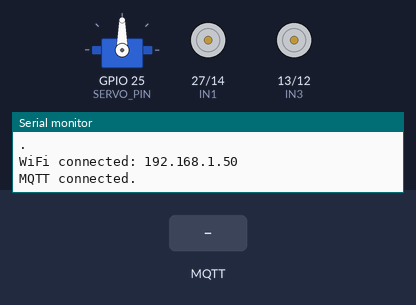
Bench run of a program on a simulated ESP32. On the bench: servo, motor-driver pin pairs drawn as motors (green arrow = first pin HIGH = forward, orange = second pin HIGH = backward, longer = more drive, scaled by the enable pin), the last lines printed to the serial monitor. Inputs (shaded band) come from the test bench. WiFi joins after 1.5 s; servers stay silent unless stated; no MQTT or app messages arrive unless stated.

Above: at 2.7 s.
2.8 s: MQTT message "MOVE" arrives on the first subscribed topic
At 3.2 s:
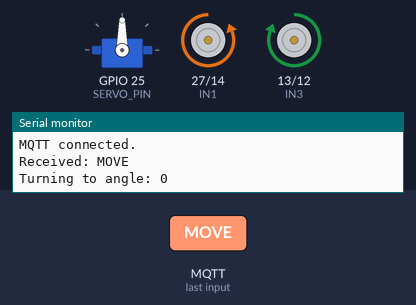
4.8 s: MQTT message "5" arrives on the first subscribed topic
Timing chart, 0 to 7.8 s (numbered marks = the images above; inputs shaded):
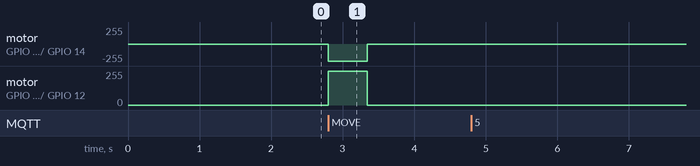

The program:

main.cpp
```cpp
#include <Arduino.h>
#include <WiFi.h>
#include <PubSubClient.h>
#include <Wire.h>
#include <ESP32Servo.h>
#include "MPU6050.h"

#define BOT_ID "C"
const char* ssid = "Heckers-dad";
const char* password = "hjahify1";
const char* mqtt_server = "192.168.161.246";

WiFiClient espClient;
PubSubClient client(espClient);
Servo scanner;
MPU6050 mpu;

#define ENA 5
#define IN1 27
#define IN2 14
#define IN3 13
#define IN4 12
#define ENB 4
#define SERVO_PIN 25
#define TRIG_PIN 33
#define ECHO_PIN 26

bool busy = false;

void mqttLog(const String& msg) {
  Serial.println(msg);
  client.publish("/bot/" BOT_ID "/logs", msg.c_str());
}

void setup_wifi() {
  WiFi.begin(ssid, password);
  mqttLog("Connecting to WiFi...");
  while (WiFi.status() != WL_CONNECTED) {
    delay(500);
    mqttLog(".");
  }
  mqttLog("WiFi connected: " + WiFi.localIP().toString());
}

void reconnect() {
  while (!client.connected()) {
    String clientId = "ESP32Client_" BOT_ID;
    if (client.connect(clientId.c_str())) {
      mqttLog("MQTT connected.");
      client.subscribe("/bot/" BOT_ID);
    } else {
      mqttLog("MQTT failed: " + String(client.state()));
      delay(2000);
    }
  }
}

void setup_motors() {
  pinMode(ENA, OUTPUT); pinMode(IN1, OUTPUT); pinMode(IN2, OUTPUT);
  pinMode(ENB, OUTPUT); pinMode(IN3, OUTPUT); pinMode(IN4, OUTPUT);
}

void moveForward() {
  analogWrite(ENA, 150); analogWrite(ENB, 150);
  digitalWrite(IN1, LOW); digitalWrite(IN2, HIGH);
  digitalWrite(IN3, LOW); digitalWrite(IN4, HIGH);
}

void stopMotors() {
  analogWrite(ENA, 0); analogWrite(ENB, 0);
  digitalWrite(IN1, LOW); digitalWrite(IN2, LOW);
  digitalWrite(IN3, LOW); digitalWrite(IN4, LOW);
}

void turnRight() {
  analogWrite(ENA, 255); analogWrite(ENB, 255);
  digitalWrite(IN1, LOW); digitalWrite(IN2, HIGH);
  digitalWrite(IN3, HIGH); digitalWrite(IN4, LOW);
}

void turnLeft() {
  analogWrite(ENA, 255); analogWrite(ENB, 255);
  digitalWrite(IN1, HIGH); digitalWrite(IN2, LOW);
  digitalWrite(IN3, LOW); digitalWrite(IN4, HIGH);
}

long readDistanceCM() {
  long total = 0;
  int valid = 0;
  for (int i = 0; i < 5; i++) {
    digitalWrite(TRIG_PIN, LOW); delayMicroseconds(2);
    digitalWrite(TRIG_PIN, HIGH); delayMicroseconds(10);
    digitalWrite(TRIG_PIN, LOW);
    long duration = pulseIn(ECHO_PIN, HIGH, 20000);
    long cm = duration * 0.034 / 2;
    if (cm > 2 && cm < 300) {
      total += cm;
      valid++;
    }
    delay(10);
  }
  return (valid > 0) ? total / valid : 999;
}

void turnToAngle(int targetAngle) {
  mqttLog("Turning to angle: " + String(targetAngle));
  int diff = targetAngle - 90;
  if (abs(diff) < 5) {
    mqttLog("No turn needed.");
    return;
  }
  if (diff < 0) {
    turnRight(); delay(abs(diff) * 6);
  } else {
    turnLeft(); delay(diff * 6);
  }
  stopMotors();
  mqttLog("Turn complete.");
}

void travelScanDistance(int totalCM) {
  mqttLog("Target distance: " + String(totalCM) + " cm");
  const float step = 18.25;
  int steps = round(totalCM / step);

  for (int i = 0; i < steps; i++) {
    mqttLog("Step " + String(i + 1) + " of " + String(steps));

    long dist = readDistanceCM();
    mqttLog("Distance: " + String(dist) + " cm");

    if (dist <= 5) {
      stopMotors();
      mqttLog("Obstacle very close (" + String(dist) + " cm). Reversing.");
      // reverse a little
      digitalWrite(IN1, HIGH); digitalWrite(IN2, LOW);
      digitalWrite(IN3, HIGH); digitalWrite(IN4, LOW);
      analogWrite(ENA, 100); analogWrite(ENB, 100);
      delay(300);
      stopMotors();
      delay(300);
      continue;
    }

    if (dist <= 15) {
      mqttLog("Obstacle detected. Waiting...");
      stopMotors();
      while (readDistanceCM() <= 15) {
        mqttLog("Still blocked: " + String(readDistanceCM()) + " cm");
        delay(300);
        client.loop(); yield();
      }
      mqttLog("Path clear. Resuming.");
    }

    // Move one burst
    moveForward();
    delay(250);
    stopMotors();
    delay(150);
    client.loop(); yield();
  }

  mqttLog("Movement complete.");
}

void handleCommand(String msg) {
  if (busy) {
    mqttLog("ERROR: Bot C is busy and cannot accept new commands.");
    return;
  }

  if (msg.startsWith("MOVE")) {
    busy = true;
    int s1 = msg.indexOf(' ');
    int s2 = msg.indexOf(' ', s1 + 1);
    int angle = msg.substring(s1 + 1, s2).toInt();
    int dist = msg.substring(s2 + 1).toInt();
    turnToAngle(angle);
    travelScanDistance(dist);
    busy = false;
  }
}

void callback(char* topic, byte* payload, unsigned int length) {
  String msg;
  for (unsigned int i = 0; i < length; i++) msg += (char)payload[i];
  msg.trim();
  mqttLog("Received: " + msg);
  handleCommand(msg);
}

void setup() {
  Serial.begin(115200);
  setup_wifi();
  client.setServer(mqtt_server, 1883);
  client.setCallback(callback);
  setup_motors();
  pinMode(TRIG_PIN, OUTPUT); pinMode(ECHO_PIN, INPUT);
  Wire.begin(21, 22);
  mpu.initialize();
  scanner.attach(SERVO_PIN);
  scanner.write(90);
}

void loop() {
  if (!client.connected()) reconnect();
  client.loop();
}
```

Measured:
- after the input at 2.8 s, motor on GPIO 27 (IN1) / GPIO 14 (IN2): stopped → backward 255/255 at once, → stopped 0.54 s later; motor on GPIO 13 (IN3) / GPIO 12 (IN4): stopped → forward 255/255 at once, → stopped 0.54 s later
